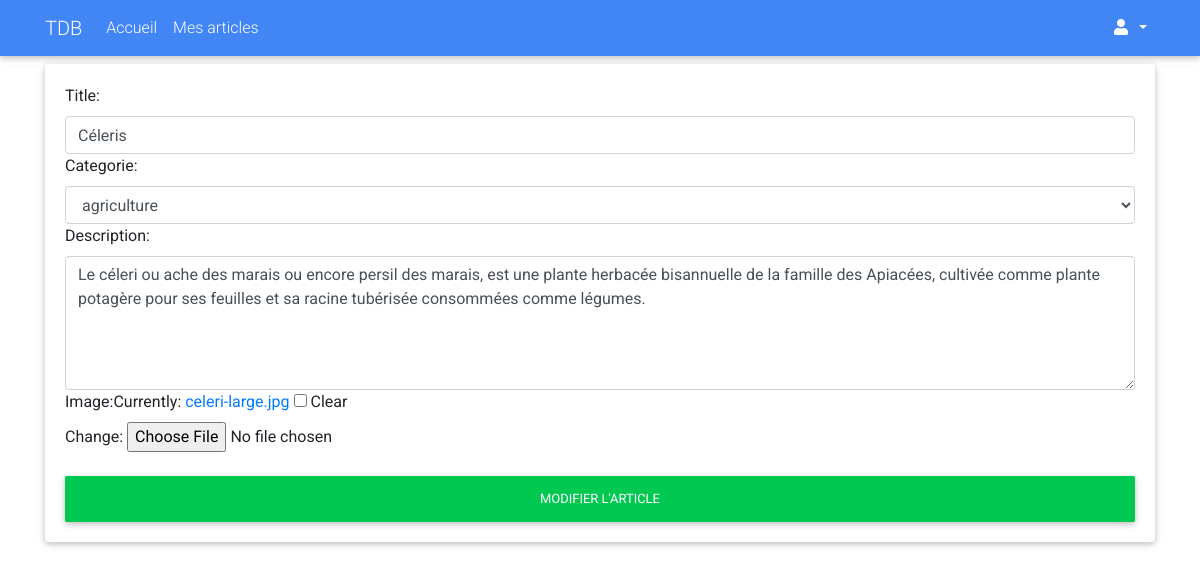
/my-admin/update-article/13, run on the app's committed database.
### blog/models.py (models this page shows, shortened)
class Article (models.Model):
    user = models.ForeignKey(User,on_delete=models.CASCADE,null=True)
    title=models.CharField(max_length=50)
    category=models.ForeignKey(Category,on_delete=models.CASCADE)
    desc=models.TextField()
    image=models.ImageField(null=True,blank=True)
    created_at=models.DateTimeField(auto_now_add=True)
    updated_at=models.DateTimeField(auto_now_add=True)

### app_admin/views.py (the view)
# urls.py: path('update-article/<int:pk>', UpdateArticle.as_view(), name="update-article"),
class UpdateArticle(UpdateView):
    model = Article
    form_class = ArticleForm
    template_name = 'app_admin/article_form.html'

### blog/forms.py
class ArticleForm(forms.ModelForm):
  class Meta:
    model = Article
    fields = ['title','category','desc', 'image']
    labels = {'title':'Title','category':'Categorie','desc':'Description'}
    widgets={
      'title':forms.TextInput(attrs={'class':'form-control'}),
      'category':forms.Select(attrs={'class':'form-control'}),
      'desc':forms.Textarea(attrs={'class':'form-control','rows':5}),
    }

### blog/models.py (called while the page is built)
   def __str__(self):
        return self.name

### app_admin/templates/app_admin/article_form.html (shortened to what this page needs)
{%  extends 'partials/base.html' %}
{%  block content %}
    <div class="container">
      <div class="row">
        <div class="div col-md-12">
           <div class="card mt-2">
             <div class="card-body">
                <form action="" method="POST">
                   {{form}}
                   <button class="btn btn-success btn-block mt-4">Modifier L'article </button>
                 </form>
             </div>
           </div>
        </div>
      </div>
    </div>
{% endblock %}

### data on the page
Article: title "Céleris", category "agriculture", desc "Le céleri ou ache des marais ou encore persil des marais, est une plante herbacée bisannuelle de la famille des Apiacées, cultivée comme plante potagère pour ses feuilles et sa racine tubérisée consommées comme légumes."
